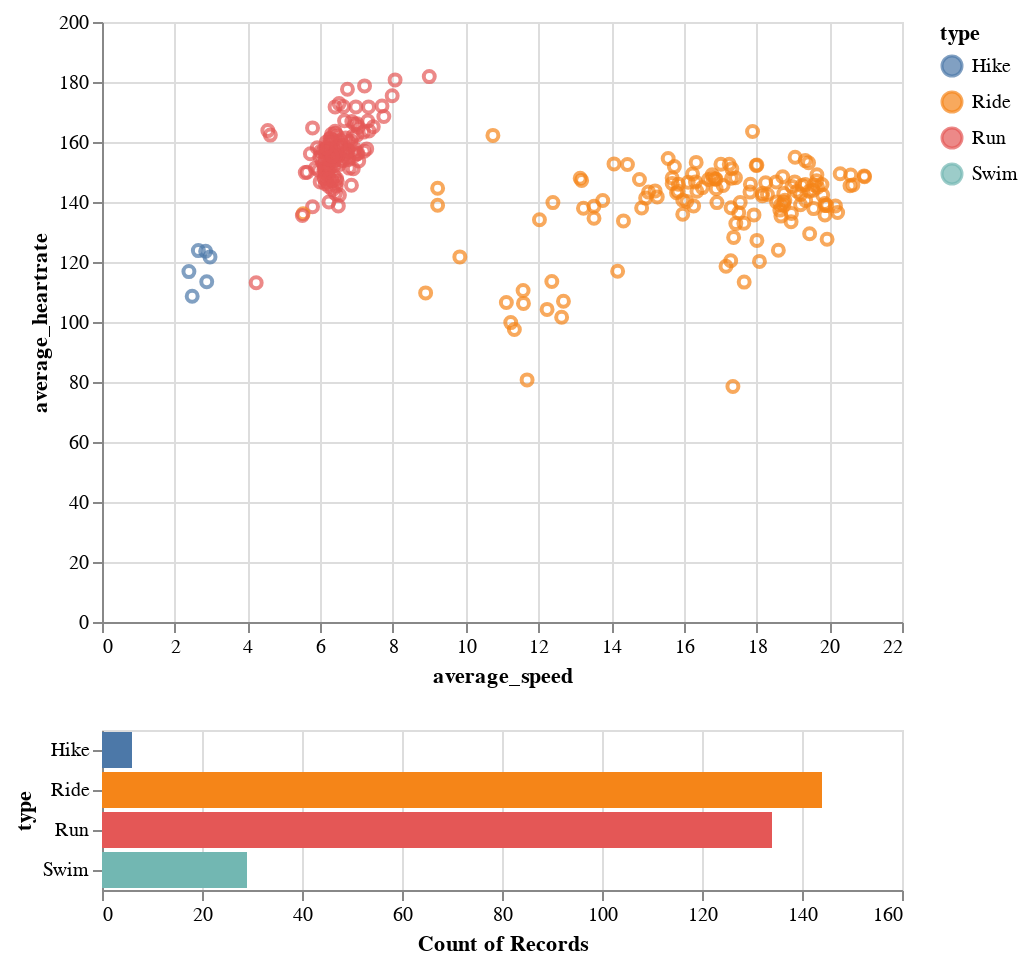

This figure's notebook cell:
### Markdown cell above
# Average heartrate and speed (mph)

### Code cell
brush = alt.selection_interval()

points = alt.Chart(df).mark_point().encode(
    x='average_speed:Q',
    y='average_heartrate:Q',
    color=alt.condition(brush, 'type:N', alt.value('lightgray'))
).add_selection(
    brush
)

bars = alt.Chart(df).mark_bar().encode(
    y='type:N',
    color='type:N',
    x='count(type):Q'
).transform_filter(
    brush
)

points & bars

### Figure 1 — Vega-Lite specification as saved in the notebook (floating-point values rounded to 4 significant figures; data arrays with more than 128 entries replaced by an {"elided": "..."} marker saying what was removed)
{"config": {"view": {"continuousWidth": 400, "continuousHeight": 300}}, "vconcat": [{"mark": "point", "encoding": {"color": {"condition": {"type": "nominal", "field": "type", "selection": "selector001"}, "value": "lightgray"}, "x": {"type": "quantitative", "field": "average_speed"}, "y": {"type": "quantitative", "field": "average_heartrate"}}, "selection": {"selector001": {"type": "interval"}}}, {"mark": "bar", "encoding": {"color": {"type": "nominal", "field": "type"}, "x": {"type": "quantitative", "aggregate": "count", "field": "type"}, "y": {"type": "nominal", "field": "type"}}, "transform": [{"filter": {"selection": "selector001"}}]}], "data": {"name": "data-2b07e2f27fc1e4f8d11b0eee55302cab"}, "$schema": "https://vega.github.io/schema/vega-lite/v4.8.1.json", "datasets": {"data-2b07e2f27fc1e4f8d11b0eee55302cab": {"elided": "313 records"}}}
